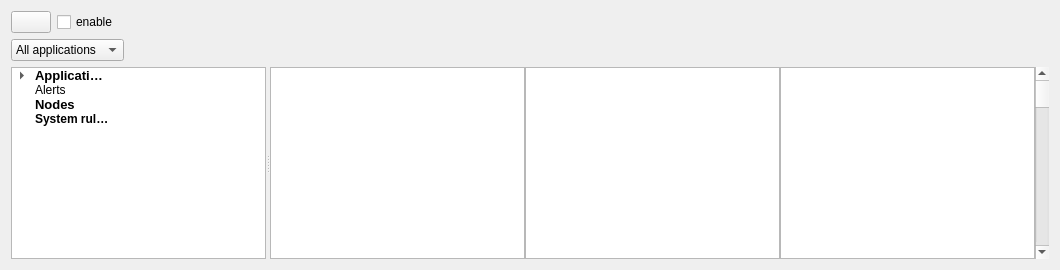
     <widget class="QWidget" name="tab_3">
      <attribute name="icon">
       <iconset theme="address-book-new">
        <normaloff>../../../../../../../../../../../../../../../../../../../../../../../../../../../../../../../../../../../../../../../../../../../../../../../../../../../../../../../../.designer/backup</normaloff>../../../../../../../../../../../../../../../../../../../../../../../../../../../../../../../../../../../../../../../../../../../../../../../../../../../../../../../../.designer/backup</iconset>
      </attribute>
      <attribute name="title">
       <string>Rules</string>
      </attribute>
      <layout class="QGridLayout" name="gridLayout_2">
       <item row="2" column="0">
        <widget class="QSplitter" name="rulesSplitter">
         <property name="sizePolicy">
          <sizepolicy hsizetype="Expanding" vsizetype="Expanding">
           <horstretch>0</horstretch>
           <verstretch>0</verstretch>
          </sizepolicy>
         </property>
         <property name="orientation">
          <enum>Qt::Horizontal</enum>
         </property>
         <widget class="QTreeWidget" name="rulesTreePanel">
          <property name="sizePolicy">
           <sizepolicy hsizetype="Preferred" vsizetype="Expanding">
            <horstretch>0</horstretch>
            <verstretch>0</verstretch>
           </sizepolicy>
          </property>
          <property name="animated">
           <bool>true</bool>
          </property>
          <property name="headerHidden">
           <bool>true</bool>
          </property>
          <attribute name="headerStretchLastSection">
           <bool>false</bool>
          </attribute>
          <column>
           <property name="text">
            <string notr="true">1</string>
           </property>
          </column>
          <column>
           <property name="text">
            <string>2</string>
           </property>
          </column>
          <item>
           <property name="text">
            <string>Application rules</string>
           </property>
           <property name="font">
            <font>
             <pointsize>10</pointsize>
             <weight>75</weight>
             <bold>true</bold>
            </font>
           </property>
           <property name="icon">
            <iconset theme="system-run">
             <normaloff>../../../../../../../../../../../../../../../../../../../../../../../../../../../../../../../../../../../../../../../../../../../../../../../../../../../../../../../../../../../../../../gustavo-iniguez-goya/opensnitch/ui/opensnitch/res</normaloff>../../../../../../../../../../../../../../../../../../../../../../../../../../../../../../../../../../../../../../../../../../../../../../../../../../../../../../../../../../../../../../gustavo-iniguez-goya/opensnitch/ui/opensnitch/res</iconset>
           </property>
           <item>
            <property name="text">
             <string>Permanent</string>
            </property>
            <property name="font">
             <font>
              <pointsize>10</pointsize>
             </font>
            </property>
            <property name="icon">
             <iconset theme="security-medium">
              <normaloff>../../../../../../../../../../../../../../../../../../../../../../../../../../../../../../../../../../../../../../../../../../../../../../../../../../../../../../../../../../../../../../gustavo-iniguez-goya/opensnitch/ui/opensnitch/res</normaloff>../../../../../../../../../../../../../../../../../../../../../../../../../../../../../../../../../../../../../../../../../../../../../../../../../../../../../../../../../../../../../../gustavo-iniguez-goya/opensnitch/ui/opensnitch/res</iconset>
            </property>
           </item>
           <item>
            <property name="text">
             <string>Temporary</string>
            </property>
            <property name="font">
             <font>
              <pointsize>10</pointsize>
             </font>
            </property>
            <property name="icon">
             <iconset theme="edit-clear">
              <normaloff>../../../../../../../../../../../../../../../../../../../../../../../../../../../../../../../../../../../../../../../../../../../../../../../../../../../../../../../../../../../../../../gustavo-iniguez-goya/opensnitch/ui/opensnitch/res</normaloff>../../../../../../../../../../../../../../../../../../../../../../../../../../../../../../../../../../../../../../../../../../../../../../../../../../../../../../../../../../../../../../gustavo-iniguez-goya/opensnitch/ui/opensnitch/res</iconset>
            </property>
           </item>
          </item>
          <item>
           <property name="text">
            <string>Alerts</string>
           </property>
           <property name="icon">
            <iconset theme="dialog-warning">
             <normaloff>../../../../../../../../../../../../../../../../../../.designer/backup</normaloff>../../../../../../../../../../../../../../../../../../.designer/backup</iconset>
           </property>
          </item>
          <item>
           <property name="text">
            <string>Nodes</string>
           </property>
           <property name="font">
            <font>
             <pointsize>10</pointsize>
             <weight>75</weight>
             <bold>true</bold>
            </font>
           </property>
           <property name="icon">
            <iconset theme="network-workgroup">
             <normaloff>../../../../../../../../../../../../../../../../../../../../../../../../../../../../../../../../../../../../../../../../../../../../../../../../../../../../../../../../../../../../../../gustavo-iniguez-goya/opensnitch/ui/opensnitch/res</normaloff>../../../../../../../../../../../../../../../../../../../../../../../../../../../../../../../../../../../../../../../../../../../../../../../../../../../../../../../../../../../../../../gustavo-iniguez-goya/opensnitch/ui/opensnitch/res</iconset>
           </property>
          </item>
          <item>
           <property name="text">
            <string>System rules</string>
           </property>
           <property name="font">
            <font>
             <weight>75</weight>
             <bold>true</bold>
            </font>
           </property>
           <property name="icon">
            <iconset theme="security-high">
             <normaloff>../../../../../../../../../../../../../../../../../../../../../../../../../../../../../../../../../../../../../../../../../../../../../../../../../../.designer/backup</normaloff>../../../../../../../../../../../../../../../../../../../../../../../../../../../../../../../../../../../../../../../../../../../../../../../../../../.designer/backup</iconset>
           </property>
          </item>
         </widget>
         <widget class="QWidget" name="horizontalLayoutWidget">
          <layout class="QHBoxLayout" name="horizontalLayout_19">
           <property name="spacing">
            <number>0</number>
           </property>
           <item>
            <widget class="FirewallTableView" name="fwTable">
             <property name="autoScroll">
              <bool>false</bool>
             </property>
             <property name="editTriggers">
              <set>QAbstractItemView::AnyKeyPressed|QAbstractItemView::EditKeyPressed</set>
             </property>
             <property name="alternatingRowColors">
              <bool>true</bool>
             </property>
             <property name="selectionBehavior">
              <enum>QAbstractItemView::SelectRows</enum>
             </property>
             <property name="horizontalScrollMode">
              <enum>QAbstractItemView::ScrollPerPixel</enum>
             </property>
             <property name="showGrid">
              <bool>false</bool>
             </property>
             <property name="sortingEnabled">
              <bool>true</bool>
             </property>
             <attribute name="horizontalHeaderStretchLastSection">
              <bool>true</bool>
             </attribute>
             <attribute name="verticalHeaderMinimumSectionSize">
              <number>25</number>
             </attribute>
             <attribute name="verticalHeaderDefaultSectionSize">
              <number>42</number>
             </attribute>
            </widget>
           </item>
           <item>
            <widget class="GenericTableView" name="alertsTable">
             <property name="editTriggers">
              <set>QAbstractItemView::AnyKeyPressed|QAbstractItemView::EditKeyPressed</set>
             </property>
             <property name="selectionBehavior">
              <enum>QAbstractItemView::SelectRows</enum>
             </property>
             <property name="horizontalScrollMode">
              <enum>QAbstractItemView::ScrollPerPixel</enum>
             </property>
             <property name="showGrid">
              <bool>false</bool>
             </property>
            </widget>
           </item>
           <item>
            <widget class="GenericTableView" name="rulesTable">
             <property name="selectionBehavior">
              <enum>QAbstractItemView::SelectRows</enum>
             </property>
             <property name="horizontalScrollMode">
              <enum>QAbstractItemView::ScrollPerPixel</enum>
             </property>
             <property name="showGrid">
              <bool>false</bool>
             </property>
            </widget>
           </item>
           <item>
            <widget class="QScrollBar" name="rulesScrollBar">
             <property name="orientation">
              <enum>Qt::Vertical</enum>
             </property>
            </widget>
           </item>
          </layout>
         </widget>
        </widget>
       </item>
       <item row="1" column="0">
        <layout class="QVBoxLayout" name="verticalLayout_2">
         <item>
          <layout class="QHBoxLayout" name="horizontalLayout_8">
           <item>
            <widget class="QComboBox" name="comboRulesFilter">
             <item>
              <property name="text">
               <string>All applications</string>
              </property>
              <property name="icon">
               <iconset theme="system-run">
                <normaloff>../../../../../../../../../../../../../../../../../../../../../../../../../../../../../../../../../../../../../../../../../../../../../../../../../../.designer/backup</normaloff>../../../../../../../../../../../../../../../../../../../../../../../../../../../../../../../../../../../../../../../../../../../../../../../../../../.designer/backup</iconset>
              </property>
             </item>
             <item>
              <property name="text">
               <string>Permanent</string>
              </property>
              <property name="icon">
               <iconset theme="security-medium">
                <normaloff>../../../../../../../../../../../../../../../../../../../../../../../../../../../../../../../../../../../../../../../../../../../../../../../../../../.designer/backup</normaloff>../../../../../../../../../../../../../../../../../../../../../../../../../../../../../../../../../../../../../../../../../../../../../../../../../../.designer/backup</iconset>
              </property>
             </item>
             <item>
              <property name="text">
               <string>Temporary</string>
              </property>
              <property name="icon">
               <iconset theme="edit-clear">
                <normaloff>../../../../../../../../../../../../../../../../../../../../../../../../../../../../../../../../../../../../../../../../../../../../../../../../../../.designer/backup</normaloff>../../../../../../../../../../../../../../../../../../../../../../../../../../../../../../../../../../../../../../../../../../../../../../../../../../.designer/backup</iconset>
              </property>
             </item>
             <item>
              <property name="text">
               <string>System rules</string>
              </property>
              <property name="icon">
               <iconset theme="security-high">
                <normaloff>../../../../../../../../../../../../../../../../../../../../../../../../../../../../../../../../../../.designer/backup</normaloff>../../../../../../../../../../../../../../../../../../../../../../../../../../../../../../../../../../.designer/backup</iconset>
              </property>
             </item>
            </widget>
           </item>
           <item>
            <spacer name="horizontalSpacer_11">
             <property name="orientation">
              <enum>Qt::Horizontal</enum>
             </property>
             <property name="sizeHint" stdset="0">
              <size>
               <width>30</width>
               <height>20</height>
              </size>
             </property>
            </spacer>
           </item>
          </layout>
         </item>
        </layout>
       </item>
       <item row="0" column="0">
        <layout class="QHBoxLayout" name="rulesToolbarLayout">
         <item>
          <widget class="QPushButton" name="cmdRulesBack">
           <property name="text">
            <string/>
           </property>
           <property name="icon">
            <iconset theme="go-previous">
             <normaloff>../../../../../../../../../../../../../../../../../../../../../../../../../../../../../../../../../../../../../../../../../../../../../../../../../../../../../../../../../../../../../../../../../../../../../../../../../../.designer/backup</normaloff>../../../../../../../../../../../../../../../../../../../../../../../../../../../../../../../../../../../../../../../../../../../../../../../../../../../../../../../../../../../../../../../../../../../../../../../../../../.designer/backup</iconset>
           </property>
          </widget>
         </item>
         <item>
          <widget class="QCheckBox" name="enableRuleCheck">
           <property name="text">
            <string>enable</string>
           </property>
          </widget>
         </item>
         <item>
          <widget class="QLabel" name="nodeRuleLabel">
           <property name="text">
            <string/>
           </property>
          </widget>
         </item>
         <item>
          <widget class="QLabel" name="ruleLabel">
           <property name="sizePolicy">
            <sizepolicy hsizetype="Expanding" vsizetype="Preferred">
             <horstretch>0</horstretch>
             <verstretch>0</verstretch>
            </sizepolicy>
           </property>
           <property name="text">
            <string/>
           </property>
           <property name="textInteractionFlags">
            <set>Qt::LinksAccessibleByMouse|Qt::TextSelectableByKeyboard|Qt::TextSelectableByMouse</set>
           </property>
          </widget>
         </item>
         <item>
          <widget class="QPushButton" name="editRuleButton">
           <property name="toolTip">
            <string>Edit rule</string>
           </property>
           <property name="text">
            <string/>
           </property>
           <property name="icon">
            <iconset theme="accessories-text-editor">
             <normaloff>../../../../../../../../../../../../../../../../../../../../../../../../../../../../../../../../../../../../../../../../../../../../../../../../../../../../../../../../../../../../../../../../../../../../../../../../../../.designer/backup</normaloff>../../../../../../../../../../../../../../../../../../../../../../../../../../../../../../../../../../../../../../../../../../../../../../../../../../../../../../../../../../../../../../../../../../../../../../../../../../.designer/backup</iconset>
           </property>
           <property name="flat">
            <bool>true</bool>
           </property>
          </widget>
         </item>
         <item>
          <widget class="QPushButton" name="delRuleButton">
           <property name="toolTip">
            <string>Delete rule</string>
           </property>
           <property name="text">
            <string/>
           </property>
           <property name="icon">
            <iconset theme="edit-delete">
             <normaloff>../../../../../../../../../../../../../../../../../../../../../../../../../../../../../../../../../../../../../../../../../../../../../../../../../../../../../../../../../../../../../../../../../../../../../../../../../../../../../../../../.designer/backup</normaloff>../../../../../../../../../../../../../../../../../../../../../../../../../../../../../../../../../../../../../../../../../../../../../../../../../../../../../../../../../../../../../../../../../../../../../../../../../../../../../../../../.designer/backup</iconset>
           </property>
           <property name="flat">
            <bool>true</bool>
           </property>
          </widget>
         </item>
        </layout>
       </item>
      </layout>
     </widget>
